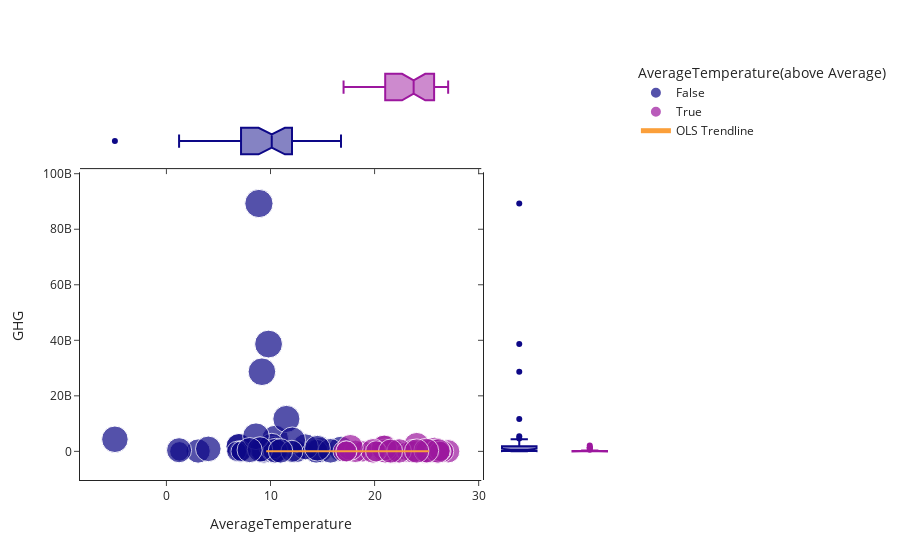

Source (notebook cell):
### Code cell
import plotly.graph_objs as go
import statsmodels.api as sm

col_name = str("AverageTemperature") + "(above Average)"
df[col_name] = (df[("AverageTemperature")] > df[("AverageTemperature")].mean())#.astype(int)

fig = px.scatter(df, x="AverageTemperature", y ="GHG", size=np.log(df["GHG"]), color=col_name, hover_name=df.index, log_x=False,marginal_x = "box",marginal_y = "box", template="simple_white", color_discrete_sequence=["#0d0887", "#9c179e"])

# linear regression
regline = sm.OLS(df["AverageTemperature"],sm.add_constant(np.log(df["GHG"]))).fit().fittedvalues

# add linear regression line for whole sample
fig.add_traces(go.Scatter(x=np.log(df["GHG"]), y=regline,
                          mode = 'lines',
                          marker_color='#fb9f3a',
                          name='OLS Trendline')
                          )

fig.show()

### Figure 1 — Plotly figure (JSON) as saved in the notebook; plotly's stock layout.template omitted (floating-point values rounded to 4 significant figures)
{"data": [{"hovertemplate": "<b>%{hovertext}</b><br><br>AverageTemperature(above Average)=False<br>AverageTemperature=%{x}<br>GHG=%{y}<br>size=%{marker.size}<extra></extra>", "hovertext": [0, 1, 3, 5, 8, 11, 12, 13, 14, 17, 18, 23, 25, 26, 27, 28, 31, 32, 35, 37, 39, 40, 42, 44, 51, 52, 55, 59, 60, 62, 63, 66, 67, 68, 74, 75, 76], "legendgroup": "False", "marker": {"color": "#0d0887", "size": [9.593, 15.78, 20.08, 21.22, 22.25, 18.53, 22.19, 19.09, 21.31, 15.04, 20.33, 12.63, 18.58, 23.18, 24.08, 17.88, 20.44, 12.06, 20.59, 19.23, 21.22, 22.11, 13.11, 12.28, 21.32, 19.32, 19.83, 22.42, 19.14, 15.47, 20.36, 20.85, 20.62, 19.95, 18.98, 24.38, 25.21], "sizemode": "area", "sizeref": 0.06304, "symbol": "circle"}, "mode": "markers", "name": "False", "orientation": "v", "showlegend": true, "type": "scatter", "x": [13.35, 12.52, 14.77, 6.963, 10.45, 10.3, -4.949, 9.369, 6.976, 7.137, 9.237, 6.746, 3.046, 11.53, 9.177, 14.38, 10.29, 1.248, 16.78, 10.58, 13.35, 12.1, 7.182, 10.12, 10.12, 10.46, 1.217, 8.606, 15.76, 12.06, 8.988, 14.51, 4.023, 7.996, 10.96, 9.814, 8.888], "xaxis": "x", "y": [14656, 7166784, 526139408, 1644707312, 4626144416, 111861920, 4352201792, 194825872, 1792828176, 3396528, 673611744, 304112, 117127088, 11682198672, 28678989040, 58133024, 755091776, 172208, 876762224, 224764416, 1650353536, 4014798688, 494640, 216176, 1823994160, 245902032, 409653520, 5454332992, 204795616, 5235856, 698076272, 1133560992, 904872432, 463016016, 174366096, 38649004176, 89270820848], "yaxis": "y"}, {"alignmentgroup": "True", "hovertemplate": "<b>%{hovertext}</b><br><br>AverageTemperature(above Average)=False<br>AverageTemperature=%{x}<extra></extra>", "hovertext": [0, 1, 3, 5, 8, 11, 12, 13, 14, 17, 18, 23, 25, 26, 27, 28, 31, 32, 35, 37, 39, 40, 42, 44, 51, 52, 55, 59, 60, 62, 63, 66, 67, 68, 74, 75, 76], "legendgroup": "False", "marker": {"color": "#0d0887", "symbol": "circle"}, "name": "False", "notched": true, "offsetgroup": "False", "showlegend": false, "type": "box", "x": [13.35, 12.52, 14.77, 6.963, 10.45, 10.3, -4.949, 9.369, 6.976, 7.137, 9.237, 6.746, 3.046, 11.53, 9.177, 14.38, 10.29, 1.248, 16.78, 10.58, 13.35, 12.1, 7.182, 10.12, 10.12, 10.46, 1.217, 8.606, 15.76, 12.06, 8.988, 14.51, 4.023, 7.996, 10.96, 9.814, 8.888], "xaxis": "x3", "yaxis": "y3"}, {"alignmentgroup": "True", "hovertemplate": "<b>%{hovertext}</b><br><br>AverageTemperature(above Average)=False<br>GHG=%{y}<extra></extra>", "hovertext": [0, 1, 3, 5, 8, 11, 12, 13, 14, 17, 18, 23, 25, 26, 27, 28, 31, 32, 35, 37, 39, 40, 42, 44, 51, 52, 55, 59, 60, 62, 63, 66, 67, 68, 74, 75, 76], "legendgroup": "False", "marker": {"color": "#0d0887", "symbol": "circle"}, "name": "False", "notched": true, "offsetgroup": "False", "showlegend": false, "type": "box", "xaxis": "x2", "y": [14656, 7166784, 526139408, 1644707312, 4626144416, 111861920, 4352201792, 194825872, 1792828176, 3396528, 673611744, 304112, 117127088, 11682198672, 28678989040, 58133024, 755091776, 172208, 876762224, 224764416, 1650353536, 4014798688, 494640, 216176, 1823994160, 245902032, 409653520, 5454332992, 204795616, 5235856, 698076272, 1133560992, 904872432, 463016016, 174366096, 38649004176, 89270820848], "yaxis": "y2"}, {"hovertemplate": "<b>%{hovertext}</b><br><br>AverageTemperature(above Average)=True<br>AverageTemperature=%{x}<br>GHG=%{y}<br>size=%{marker.size}<extra></extra>", "hovertext": [2, 4, 6, 7, 9, 10, 15, 16, 19, 20, 21, 22, 24, 29, 30, 33, 34, 36, 38, 41, 43, 45, 46, 47, 48, 49, 50, 53, 54, 56, 57, 58, 61, 64, 65, 69, 70, 71, 72, 73, 77, 78, 79, 80], "legendgroup": "True", "marker": {"color": "#9c179e", "size": [15.8, 20.97, 17.65, 10.69, 14.57, 19.28, 18.03, 13.97, 10.91, 16.88, 17.98, 11.15, 10.6, 11.7, 12.38, 21.48, 20.17, 18.68, 14.29, 16.18, 14.06, 10.4, 18.0, 20.92, 15.93, 13.88, 17.64, 10.69, 17.21, 10.77, 19.06, 14.98, 12.47, 18.61, 21.08, 13.2, 18.85, 13.27, 19.06, 14.18, 14.31, 19.47, 18.71, 18.35], "sizemode": "area", "sizeref": 0.06304, "symbol": "circle"}, "mode": "markers", "name": "True", "orientation": "v", "showlegend": true, "type": "scatter", "x": [23.19, 20.98, 25.4, 26.33, 20.78, 24.62, 24.75, 25.68, 25.59, 21.73, 21.89, 26.69, 22.94, 23.37, 23.27, 24.05, 25.76, 21.05, 18.88, 24.64, 17.02, 22.99, 25.98, 20.92, 18.15, 23.8, 23.71, 25.78, 27.07, 26.1, 19.85, 26.55, 26.4, 25.1, 17.67, 17.28, 22.36, 26.25, 26.1, 20.15, 17.29, 24.96, 24.04, 21.54], "xaxis": "x", "y": [7302352, 1285364176, 46096784, 43968, 2132448, 235503600, 67926896, 1168816, 54960, 21375776, 64493728, 69616, 40304, 120912, 238160, 2127974256, 572987312, 129097376, 1604832, 10603616, 1271408, 32976, 65717504, 1215194912, 8273312, 1066224, 45627792, 43968, 29718704, 47632, 189450784, 3209664, 260144, 121029248, 1431975472, 542272, 154104176, 578912, 189557040, 1436288, 1637808, 285744368, 134014464, 93593216], "yaxis": "y"}, {"alignmentgroup": "True", "hovertemplate": "<b>%{hovertext}</b><br><br>AverageTemperature(above Average)=True<br>AverageTemperature=%{x}<extra></extra>", "hovertext": [2, 4, 6, 7, 9, 10, 15, 16, 19, 20, 21, 22, 24, 29, 30, 33, 34, 36, 38, 41, 43, 45, 46, 47, 48, 49, 50, 53, 54, 56, 57, 58, 61, 64, 65, 69, 70, 71, 72, 73, 77, 78, 79, 80], "legendgroup": "True", "marker": {"color": "#9c179e", "symbol": "circle"}, "name": "True", "notched": true, "offsetgroup": "True", "showlegend": false, "type": "box", "x": [23.19, 20.98, 25.4, 26.33, 20.78, 24.62, 24.75, 25.68, 25.59, 21.73, 21.89, 26.69, 22.94, 23.37, 23.27, 24.05, 25.76, 21.05, 18.88, 24.64, 17.02, 22.99, 25.98, 20.92, 18.15, 23.8, 23.71, 25.78, 27.07, 26.1, 19.85, 26.55, 26.4, 25.1, 17.67, 17.28, 22.36, 26.25, 26.1, 20.15, 17.29, 24.96, 24.04, 21.54], "xaxis": "x3", "yaxis": "y3"}, {"alignmentgroup": "True", "hovertemplate": "<b>%{hovertext}</b><br><br>AverageTemperature(above Average)=True<br>GHG=%{y}<extra></extra>", "hovertext": [2, 4, 6, 7, 9, 10, 15, 16, 19, 20, 21, 22, 24, 29, 30, 33, 34, 36, 38, 41, 43, 45, 46, 47, 48, 49, 50, 53, 54, 56, 57, 58, 61, 64, 65, 69, 70, 71, 72, 73, 77, 78, 79, 80], "legendgroup": "True", "marker": {"color": "#9c179e", "symbol": "circle"}, "name": "True", "notched": true, "offsetgroup": "True", "showlegend": false, "type": "box", "xaxis": "x2", "y": [7302352, 1285364176, 46096784, 43968, 2132448, 235503600, 67926896, 1168816, 54960, 21375776, 64493728, 69616, 40304, 120912, 238160, 2127974256, 572987312, 129097376, 1604832, 10603616, 1271408, 32976, 65717504, 1215194912, 8273312, 1066224, 45627792, 43968, 29718704, 47632, 189450784, 3209664, 260144, 121029248, 1431975472, 542272, 154104176, 578912, 189557040, 1436288, 1637808, 285744368, 134014464, 93593216], "yaxis": "y2"}, {"marker": {"color": "#fb9f3a"}, "mode": "lines", "name": "OLS Trendline", "type": "scatter", "x": [9.593, 15.78, 15.8, 20.08, 20.97, 21.22, 17.65, 10.69, 22.25, 14.57, 19.28, 18.53, 22.19, 19.09, 21.31, 18.03, 13.97, 15.04, 20.33, 10.91, 16.88, 17.98, 11.15, 12.63, 10.6, 18.58, 23.18, 24.08, 17.88, 11.7, 12.38, 20.44, 12.06, 21.48, 20.17, 20.59, 18.68, 19.23, 14.29, 21.22, 22.11, 16.18, 13.11, 14.06, 12.28, 10.4, 18.0, 20.92, 15.93, 13.88, 17.64, 21.32, 19.32, 10.69, 17.21, 19.83, 10.77, 19.06, 14.98, 22.42, 19.14, 12.47, 15.47, 20.36, 18.61, 21.08, 20.85, 20.62, 19.95, 13.2, 18.85, 13.27, 19.06, 14.18, 18.98, 24.38, 25.21, 14.31, 19.47, 18.71, 18.35], "y": [23.16, 18.15, 18.14, 14.68, 13.95, 13.75, 16.65, 22.27, 12.92, 19.13, 15.33, 15.93, 12.97, 15.48, 13.68, 16.33, 19.62, 18.76, 14.48, 22.09, 17.27, 16.37, 21.9, 20.71, 22.34, 15.89, 12.17, 11.44, 16.46, 21.46, 20.91, 14.38, 21.17, 13.55, 14.61, 14.26, 15.81, 15.36, 19.36, 13.75, 13.03, 17.84, 20.32, 19.55, 20.99, 22.51, 16.36, 14.0, 18.04, 19.69, 16.65, 13.67, 15.29, 22.27, 17.0, 14.88, 22.21, 15.5, 18.8, 12.78, 15.44, 20.84, 18.41, 14.45, 15.87, 13.87, 14.06, 14.24, 14.78, 20.24, 15.67, 20.19, 15.5, 19.45, 15.57, 11.2, 10.52, 19.35, 15.17, 15.78, 16.07]}], "layout": {"legend": {"itemsizing": "constant", "title": {"text": "AverageTemperature(above Average)"}, "tracegroupgap": 0}, "margin": {"t": 60}, "xaxis": {"anchor": "y", "domain": [0, 0.7363], "title": {"text": "AverageTemperature"}}, "xaxis2": {"anchor": "y2", "domain": [0.7413, 1], "matches": "x2", "showline": false, "showticklabels": false, "ticks": ""}, "xaxis3": {"anchor": "y3", "domain": [0, 0.7363], "matches": "x", "showticklabels": false}, "xaxis4": {"anchor": "y4", "domain": [0.7413, 1], "matches": "x2", "showline": false, "showticklabels": false, "ticks": ""}, "yaxis": {"anchor": "x", "domain": [0, 0.7326], "title": {"text": "GHG"}}, "yaxis2": {"anchor": "x2", "domain": [0, 0.7326], "matches": "y", "showticklabels": false}, "yaxis3": {"anchor": "x3", "domain": [0.7426, 1], "matches": "y3", "showline": false, "showticklabels": false, "ticks": ""}, "yaxis4": {"anchor": "x4", "domain": [0.7426, 1], "matches": "y3", "showline": false, "showticklabels": false, "ticks": ""}}}
